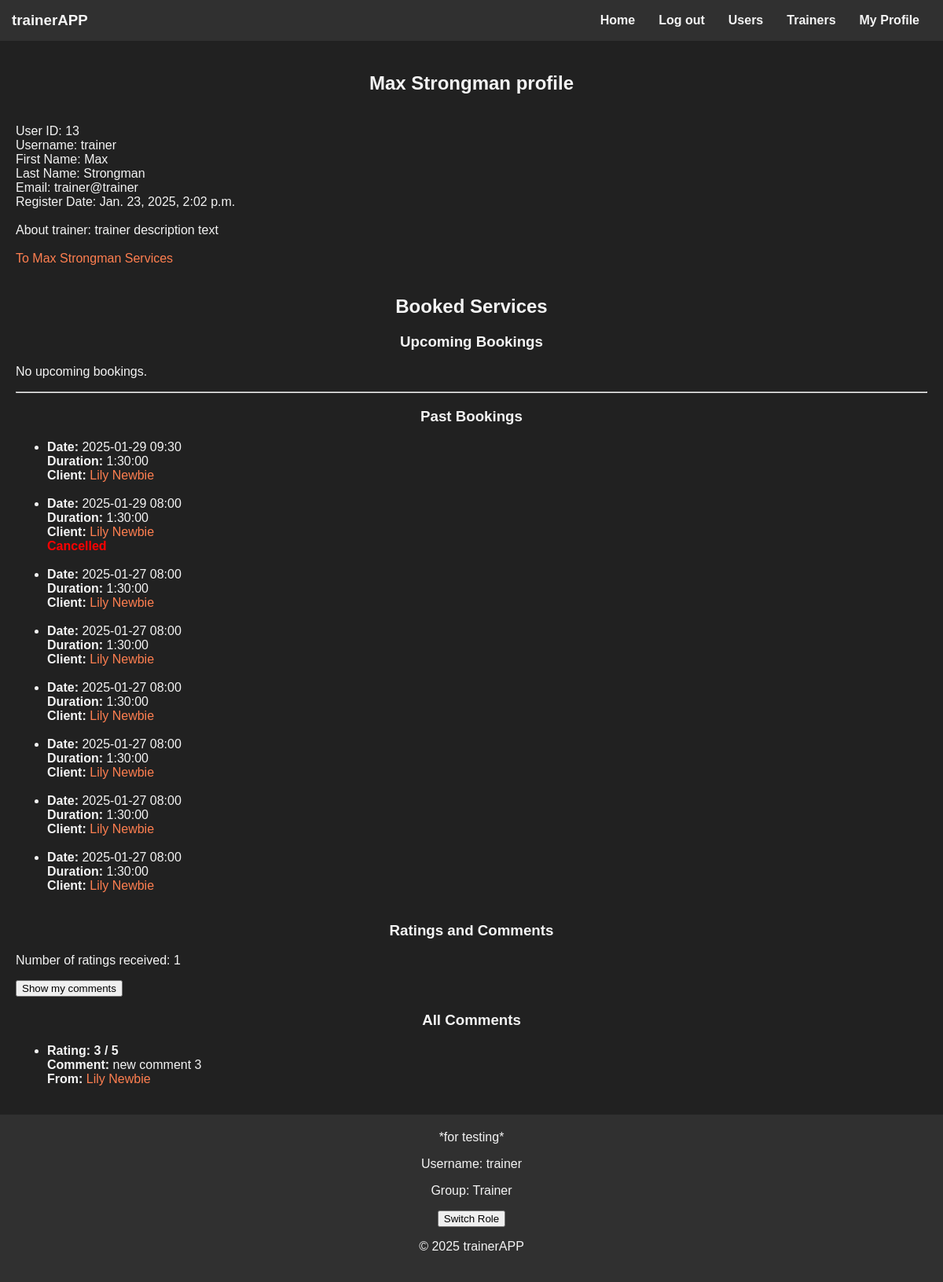
Screenshot of /users/13/ (signed in) with the database file from the repository.
### trainer/models.py (models this page shows)
class TrainerDescription(models.Model):
    text = models.TextField()
    trainer = models.ForeignKey(User, on_delete=models.CASCADE)

class Service(models.Model):
    LEVEL_CHOICES = [(1, "Novice"),
                     (2, "Medium"),
                     (3, "Advanced"), ]
    category = models.ForeignKey(Category, on_delete=models.CASCADE)
    trainer = models.ForeignKey(User, on_delete=models.CASCADE)
    price = models.FloatField()
    level = models.IntegerField(choices=LEVEL_CHOICES)
    duration = models.DurationField()

### booking/models.py (models this page shows)
class Booking(models.Model):
    user = models.ForeignKey(User, on_delete=models.CASCADE, related_name='bookings_as_user')
    trainer = models.ForeignKey(User, on_delete=models.CASCADE, related_name='bookings_as_trainer')
    datetime_start = models.DateTimeField()
    datetime_end = models.DateTimeField()
    service = models.ForeignKey(Service, on_delete=models.CASCADE)
    status = models.BooleanField(default=False)

### users/models.py (models this page shows)
class Rating(models.Model):
    author = models.OneToOneField(User, on_delete=models.CASCADE, related_name='given_ratings')
    recipient = models.OneToOneField(User, on_delete=models.CASCADE, related_name='received_ratings')
    rate = models.IntegerField(default=0)
    text = models.CharField(max_length=512)

### users/views.py (the view, shortened to what this page needs)
# urls.py: path("<int:user_id>/", views.user_details, name="user_details"),
def user_details(request, user_id):
    if request.method == "GET":
        user = User.objects.get(pk=user_id)
        trainer_description = None
        trainer_services_exists = False
        bookings = None
        if user.groups.filter(name="Trainer").exists():
            bookings = Booking.objects.filter(trainer_id=user_id).select_related("service", "service__category",
                                                                                 "service__trainer")
            trainer_description = TrainerDescription.objects.filter(trainer_id=user.id).first()
            trainer_services_exists = trainer.models.Service.objects.filter(trainer_id=user.id).exists()
        if user.groups.filter(name="User").exists():
            bookings = Booking.objects.filter(user_id=user_id).select_related("service", "service__category",
                                                                              "service__trainer")
        date_now = timezone.now()
        future_bookings = bookings.filter(datetime_start__gte=date_now).order_by("datetime_start")
        past_bookings = bookings.filter(datetime_end__lt=date_now).order_by("-datetime_end")
        has_connection = Booking.objects.filter(user_id=request.user.id, trainer_id=user.id).exists() or \
                         Booking.objects.filter(user_id=user.id, trainer_id=request.user.id).exists()
        show_my_comments = request.GET.get("show_my_comments", "false") == "true"
        if show_my_comments:
            ratings_received = Rating.objects.filter(author=user)
        else:
            ratings_received = Rating.objects.filter(recipient=user)
        existing_rating = Rating.objects.filter(author=request.user, recipient=user).first()
        initial_data = {}
        if existing_rating:
            initial_data = {"rate": existing_rating.rate,
                            "text": existing_rating.text}
        form = RatingAndCommentForm(initial=initial_data)
        return render(request, "user_page.html", {"form": form,
                                                  "user": user,
                                                  "future_bookings": future_bookings,
                                                  "past_bookings": past_bookings,
                                                  "trainer_description": trainer_description,
                                                  "trainer_services_exists": trainer_services_exists,
                                                  "ratings_received": ratings_received,
                                                  "has_connection": has_connection,
                                                  "existing_rating": existing_rating,
                                                  "show_my_comments": show_my_comments})

### templates/user_page.html (shortened to what this page needs)
{% extends "base.html" %}
{% block content %}
    <h2>{{ user.first_name }} {{ user.last_name }} profile</h2>
    {% if user == request.user %}
        <br>User ID: {{ user.id }}
        <br>Username: {{ user.username }}
    {% endif %}
    <br>First Name: {{ user.first_name }}
    <br>Last Name: {{ user.last_name }}
    {% if user == request.user %}
        <br>Email: {{ user.email }}
    {% endif %}
    <br>Register Date: {{ user.date_joined }}
    {% if trainer_description %}
        <br><br>About trainer: {{ trainer_description.text }}
    {% endif %}
    {% if trainer_services_exists %}
        <br><br><a href="{% url 'trainer:trainer_detail' user.id %}">To {{ user.first_name }} {{ user.last_name }} Services</a>
    {% endif %}
    {% if user == request.user %}
        <br><br><h2>Booked Services</h2>
        <h3>Upcoming Bookings</h3>
        {% if future_bookings %}
            <ul>
                {% for booking in future_bookings %}
                    <li>
                        <strong>Date:</strong> {{ booking.datetime_start|date:"Y-m-d H:i" }}<br>
                        <strong>Duration:</strong> {{ booking.service.duration }}<br>
                        {% if trainer_services_exists %}
                            <strong>Client:</strong>
                            <a href="{% url 'users:user_details' user_id=booking.user.id %}">
                                {{ booking.user.first_name }} {{ booking.user.last_name }}
                            </a>
                        {% else %}
                            <strong>Trainer:</strong>
                            <a href="{% url 'trainer:trainer_detail' trainer_id=booking.service.trainer_id %}">
                                {{ booking.service.trainer.first_name }} {{ booking.service.trainer.last_name }}
                            </a>
                        {% endif %}
                        {% if booking.status == False %}
                            <br><span style="color: red; font-weight: bold;">Cancelled</span>
                        {% else %}
                            <form method="POST" action="">
                                {% csrf_token %}
                                <input type="hidden" name="booking_id" value="{{ booking.id }}">
                                <button type="submit" class="btn btn-danger">Cancel Booking</button>
                            </form>
                        {% endif %}
                    </li>
                    <br>
                {% endfor %}
            </ul>
        {% else %}
            <p>No upcoming bookings.</p>
        {% endif %}
        <hr>
        <h3>Past Bookings</h3>
        {% if past_bookings %}
            <ul>
                {% for booking in past_bookings %}
                    <li>
                        <strong>Date:</strong> {{ booking.datetime_start|date:"Y-m-d H:i" }}<br>
                        <strong>Duration:</strong> {{ booking.service.duration }}<br>
                        {% if trainer_services_exists %}
                            <strong>Client:</strong>
                            <a href="{% url 'users:user_details' user_id=booking.user.id %}">
                                {{ booking.user.first_name }} {{ booking.user.last_name }}
                            </a>
                        {% else %}
                            <strong>Trainer:</strong>
                            <a href="{% url 'trainer:trainer_detail' trainer_id=booking.service.trainer_id %}">
                                {{ booking.service.trainer.first_name }} {{ booking.service.trainer.last_name }}
                            </a>
                        {% endif %}
                        {% if booking.status == False %}
                            <br><span style="color: red; font-weight: bold;">Cancelled</span>
                        {% endif %}
                    </li>
                    <br>
                {% endfor %}
            </ul>
        {% else %}
            <p>No past bookings.</p>
        {% endif %}
    {% endif %}
    {% include 'comments.html' %}
{% endblock %}

### templates/base.html (shortened to what this page needs)
<!DOCTYPE html>
<html lang="en">
<head>
    {% load static %}
    <link rel="stylesheet" type="text/css" href="{% static 'css/styles.css' %}">
</head>
<body>
    <header>
        <h3>trainerAPP</h3>
        <nav>
            <ul>
                <li><a href="/">Home</a></li>
                {% if request.user.is_authenticated %}
                    <li><a href="/logout/">Log out</a></li>
                    <li><a href="/users/">Users</a></li>
                    <li><a href="/trainer/">Trainers</a></li>
                    <li><a href="/users/{{ request.user.id }}">My Profile</a></li>
                {% else %}
                    <li><a href="/register/">Registration</a></li>
                    <li><a href="/login/">Log in</a></li>
                {% endif %}
            </ul>
        </nav>
    </header>
    <main>
        {% block content %}
        {% endblock %}
    </main>
    <footer>
        *for testing*
        <p>Username: {{ request.user.username }}</p>
        {% if request.user.groups.first %}
            <p>Group: {{ request.user.groups.first.name }}</p>
            <form action="{% url 'hot_change_group' %}" method="POST">
                <button type="submit">Switch Role</button>
            </form>
        {% else %}
            No group assigned
        {% endif %}
        <p>&copy; 2025 trainerAPP</p>
    </footer>
</body>
</html>

### templates/comments.html (shortened to what this page needs)
{% if user == request.user %}
    <h3>Ratings and Comments</h3>
    <p>Number of ratings received: {{ ratings_received.count }}</p>
    <form method="GET" action="">
        {% if not show_my_comments %}
            <button type="submit" class="btn btn-primary">Show my comments</button>
        {% else %}
            <button type="submit" class="btn btn-primary">Show received comments</button>
        {% endif %}
    </form>
{% endif %}
<h3>All Comments</h3>
<ul>
    {% for rating in ratings_received %}
        <li>
            <strong>Rating: {{ rating.rate }} / 5</strong><br>
            <strong>Comment:</strong> {{ rating.text|default:"No comment" }}<br>
            <strong>From:</strong> <a href="{% url 'users:user_details' user_id=rating.author.id %}">
                {{ rating.author.first_name }} {{ rating.author.last_name }}
            </a><br>
        </li>
    {% empty %}
        <p>No comments yet.</p>
    {% endfor %}
</ul>

### static/css/styles.css (style rules this page uses)
:root { --background-color: #212121; --text-color: #f4f4f4; --header-background: #303030; --link-color: #ff7f50; --highlight-color: #4caf50; --footer-background: #303030; --form-background: #2c2c2c; }
body { display: flex; flex-direction: column; min-height: 100vh; margin: 0; background-color: var(--background-color); color: var(--text-color); font-family: Arial, sans-serif; }
a { color: var(--link-color); text-decoration: none; }
h3, h2, h1 { color: var(--text-color); text-align: center; }
main { flex-grow: 1; margin: 20px; }

### static/css/header.css (style rules this page uses)
header { background-color: var(--header-background); color: var(--text-color); padding: 15px; display: flex; justify-content: space-between; align-items: center; }
header h3 { margin: 0; }
nav ul { list-style-type: none; margin: 0; padding: 0; display: flex; justify-content: center; }
nav li { margin: 0 15px; }
nav a { color: var(--text-color); font-weight: bold; font-size: 16px; }

### static/css/footer.css (style rules this page uses)
footer { background-color: var(--footer-background); color: var(--text-color); text-align: center; padding: 20px; position: relative; }

### rows the page displays
TrainerDescription: text "trainer description text"
Booking: datetime_start "2025-01-29 09:30", service.duration "1:30:00", user.first_name "Lily", user.last_name "Newbie"
Booking: datetime_start "2025-01-29 08:00", service.duration "1:30:00", user.first_name "Lily", user.last_name "Newbie", status "Cancelled"
Booking: datetime_start "2025-01-27 08:00", service.duration "1:30:00", user.first_name "Lily", user.last_name "Newbie"
Booking: datetime_start "2025-01-27 08:00", service.duration "1:30:00", user.first_name "Lily", user.last_name "Newbie"
Booking: datetime_start "2025-01-27 08:00", service.duration "1:30:00", user.first_name "Lily", user.last_name "Newbie"
Booking: datetime_start "2025-01-27 08:00", service.duration "1:30:00", user.first_name "Lily", user.last_name "Newbie"
Booking: datetime_start "2025-01-27 08:00", service.duration "1:30:00", user.first_name "Lily", user.last_name "Newbie"
Booking: datetime_start "2025-01-27 08:00", service.duration "1:30:00", user.first_name "Lily", user.last_name "Newbie"
Rating: rate "3", text "new comment 3", author.first_name "Lily", author.last_name "Newbie"

### other values shown
{{ user.first_name }} "Max"
{{ user.last_name }} "Strongman"
{{ user.id }} "13"
{{ user.username }} "trainer"
{{ user.email }} "trainer@trainer"
{{ user.date_joined }} "Jan. 23, 2025, 2:02 p.m."
{{ ratings_received.count }} "1"
{{ request.user.username }} "trainer"
{{ request.user.groups.first.name }} "Trainer"
